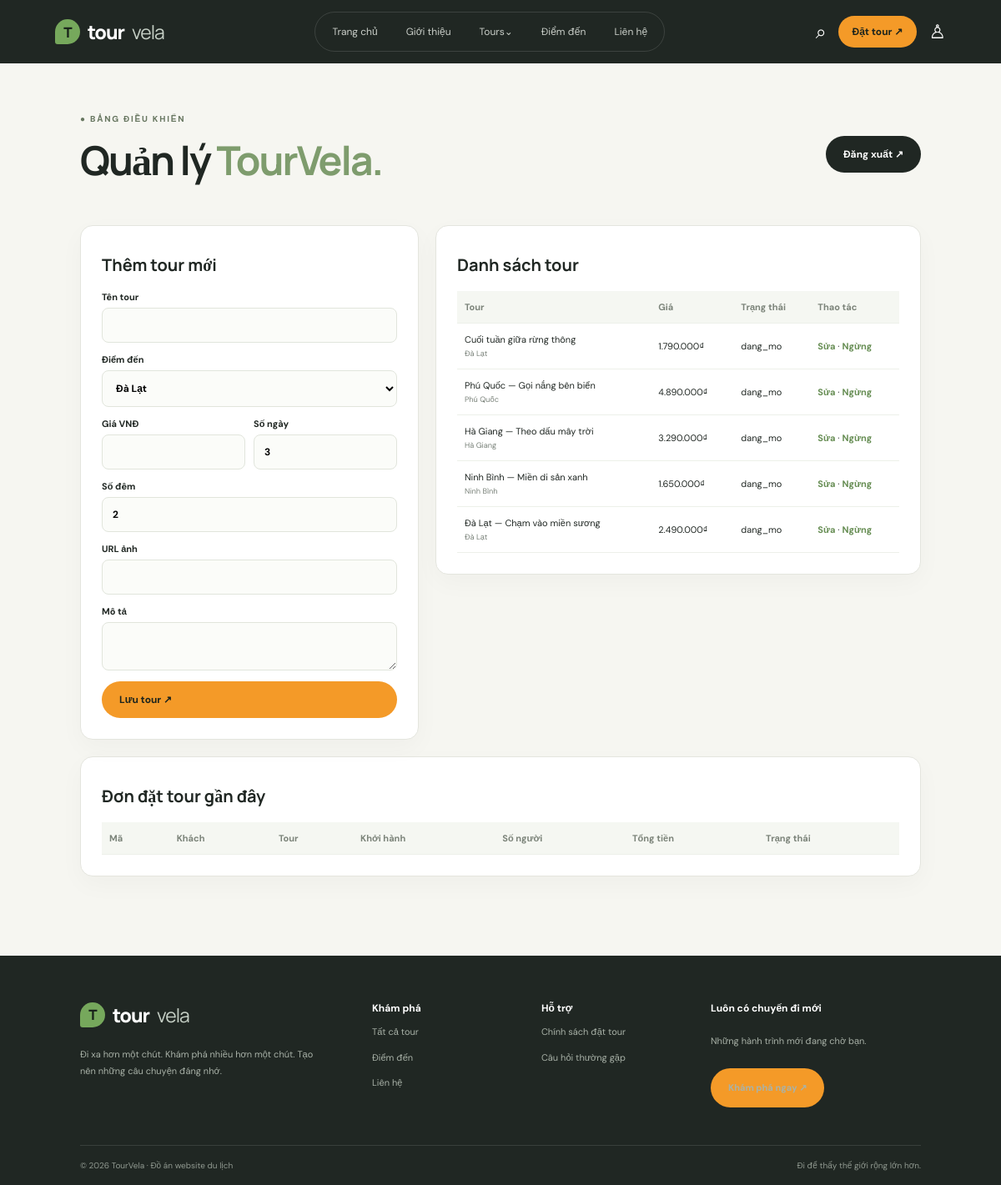
The page /admin/index.php (signed in) on the database its author committed.
### tables this page shows
CREATE TABLE tours(MaTour INT UNSIGNED AUTO_INCREMENT PRIMARY KEY,MaDiaDiem INT UNSIGNED NOT NULL,TenTour VARCHAR(180) NOT NULL,MoTa TEXT,LichTrinh TEXT,SoNgay TINYINT UNSIGNED NOT NULL DEFAULT 3,SoDem TINYINT UNSIGNED NOT NULL DEFAULT 2,GiaTour DECIMAL(12,2) NOT NULL,SoChoCon INT UNSIGNED NOT NULL DEFAULT 20,AnhDaiDien VARCHAR(500),TrangThai ENUM('dang_mo','ngung') NOT NULL DEFAULT 'dang_mo',NgayTao DATETIME DEFAULT CURRENT_TIMESTAMP,FOREIGN KEY(MaDiaDiem) REFERENCES diadiem(MaDiaDiem) ON DELETE RESTRICT);

CREATE TABLE diadiem(MaDiaDiem INT UNSIGNED AUTO_INCREMENT PRIMARY KEY,TenDiaDiem VARCHAR(120) NOT NULL,TinhThanh VARCHAR(100) NOT NULL,MoTa TEXT,AnhDaiDien VARCHAR(500));

### config.php (called while the page is built, shortened)
<?php
function e($v){return htmlspecialchars((string)$v,ENT_QUOTES,'UTF-8');}
function money($n){return number_format((float)$n,0,',','.').'₫';}

### admin/index.php (the view)
<?php require '../config.php';if(!admin()){header('Location: login.php');exit;}$pdo=db();$msg='';$err='';if(isset($_GET['stop'])){$s=$pdo->prepare("UPDATE tours SET TrangThai='ngung' WHERE MaTour=?");$s->execute([(int)$_GET['stop']]);$msg='Đã ngừng mở bán tour.';}if($_SERVER['REQUEST_METHOD']==='POST'){$id=(int)($_POST['id']??0);$name=trim($_POST['name']??'');$place=(int)($_POST['place']??0);$price=(float)($_POST['price']??0);$days=(int)($_POST['days']??0);$nights=(int)($_POST['nights']??0);$desc=trim($_POST['desc']??'');$img=trim($_POST['img']??'');if(!$name||!$place||$price<=0||$days<1)$err='Vui lòng nhập dữ liệu hợp lệ.';else{if($id){$s=$pdo->prepare("UPDATE tours SET TenTour=?,MaDiaDiem=?,GiaTour=?,SoNgay=?,SoDem=?,MoTa=?,AnhDaiDien=?,TrangThai='dang_mo' WHERE MaTour=?");$s->execute([$name,$place,$price,$days,$nights,$desc,$img,$id]);$msg='Đã sửa tour.';}else{$s=$pdo->prepare("INSERT INTO tours(TenTour,MaDiaDiem,GiaTour,SoNgay,SoDem,MoTa,AnhDaiDien) VALUES(?,?,?,?,?,?,?)");$s->execute([$name,$place,$price,$days,$nights,$desc,$img]);$msg='Đã thêm tour.';}}}$edit=null;if(isset($_GET['edit'])){$s=$pdo->prepare("SELECT * FROM tours WHERE MaTour=?");$s->execute([(int)$_GET['edit']]);$edit=$s->fetch();}$places=$pdo->query("SELECT * FROM diadiem")->fetchAll();$tours=$pdo->query("SELECT t.*,d.TenDiaDiem FROM tours t JOIN diadiem d ON d.MaDiaDiem=t.MaDiaDiem ORDER BY t.MaTour DESC")->fetchAll();$orders=$pdo->query("SELECT b.*,c.HoTen,t.TenTour FROM dattour b JOIN khachhang c ON c.MaKhachHang=b.MaKhachHang JOIN tours t ON t.MaTour=b.MaTour ORDER BY b.MaDatTour DESC LIMIT 30")->fetchAll();$title='Quản trị — TourVela';require '../includes/header.php';?><section class="admin section"><div class="sectionhead"><div><div class="eyebrow">● BẢNG ĐIỀU KHIỂN</div><h2>Quản lý <em>TourVela.</em></h2></div><a class="btn dark" href="logout.php">Đăng xuất ↗</a></div><?php if($msg):?><div class="success"><?=$msg?></div><?php endif;?><?php if($err):?><div class="notice"><?=$err?></div><?php endif;?><div class="adminlayout"><div class="booking"><h3><?=$edit?'Sửa tour':'Thêm tour mới'?></h3><form method="post" class="form"><input type="hidden" name="id" value="<?=(int)($edit['MaTour']??0)?>"><label>Tên tour<input name="name" required value="<?=e($edit['TenTour']??'')?>"></label><label>Điểm đến<select name="place"><?php foreach($places as $p):?><option value="<?=$p['MaDiaDiem']?>" <?=($edit['MaDiaDiem']??0)==$p['MaDiaDiem']?'selected':''?>><?=e($p['TenDiaDiem'])?></option><?php endforeach;?></select></label><div class="twocol"><label>Giá VNĐ<input type="number" name="price" required value="<?=e($edit['GiaTour']??'')?>"></label><label>Số ngày<input type="number" name="days" value="<?=e($edit['SoNgay']??3)?>"></label></div><label>Số đêm<input type="number" name="nights" value="<?=e($edit['SoDem']??2)?>"></label><label>URL ảnh<input name="img" value="<?=e($edit['AnhDaiDien']??'')?>"></label><label>Mô tả<textarea name="desc"><?=e($edit['MoTa']??'')?></textarea></label><button class="btn orange full">Lưu tour ↗</button><?php if($edit):?><a href="index.php">Huỷ sửa</a><?php endif;?></form></div><div class="booking tablewrap"><h3>Danh sách tour</h3><table><tr><th>Tour</th><th>Giá</th><th>Trạng thái</th><th>Thao tác</th></tr><?php foreach($tours as $t):?><tr><td><?=e($t['TenTour'])?><small><?=e($t['TenDiaDiem'])?></small></td><td><?=money($t['GiaTour'])?></td><td><?=e($t['TrangThai'])?></td><td><a href="?edit=<?=$t['MaTour']?>">Sửa</a> · <a onclick="return confirm('Ngừng mở bán tour?')" href="?stop=<?=$t['MaTour']?>">Ngừng</a></td></tr><?php endforeach;?></table></div></div><div class="booking tablewrap ordertable"><h3>Đơn đặt tour gần đây</h3><table><tr><th>Mã</th><th>Khách</th><th>Tour</th><th>Khởi hành</th><th>Số người</th><th>Tổng tiền</th><th>Trạng thái</th></tr><?php foreach($orders as $o):?><tr><td>#<?=$o['MaDatTour']?></td><td><?=e($o['HoTen'])?></td><td><?=e($o['TenTour'])?></td><td><?=$o['NgayKhoiHanh']?></td><td><?=$o['SoNguoi']?></td><td><?=money($o['TongTien'])?></td><td><?=e($o['TrangThai'])?></td></tr><?php endforeach;?></table></div></section><?php require '../includes/footer.php';?>

### includes/header.php (shortened to what this page needs)
<?php $title=$title??'TourVela — Hành trình bắt đầu từ đây'; $active=$active??''; ?>
<!doctype html><html lang="vi"><head><link rel="stylesheet" href="assets/style.css"></head><body>
<header class="header"><a class="logo" href="index.php"><i>T</i> tour<span>vela</span></a><button class="hamb" id="hamb">☰</button><nav id="nav"><a class="<?=$active==='home'?'on':''?>" href="index.php">Trang chủ</a><a href="index.php#about">Giới thiệu</a><a class="<?=$active==='tours'?'on':''?>" href="tours.php">Tours⌄</a><a href="index.php#places">Điểm đến</a><a href="contact.php">Liên hệ</a></nav><div class="headright"><a class="searchicon" href="tours.php">⌕</a><a class="btn orange small" href="tours.php">Đặt tour ↗</a><a class="person" href="admin/login.php">♙</a></div></header><main>

### includes/footer.php
</main><footer><div class="footgrid"><div><a class="logo" href="index.php"><i>T</i> tour<span>vela</span></a><p>Đi xa hơn một chút. Khám phá nhiều hơn một chút. Tạo nên những câu chuyện đáng nhớ.</p></div><div><b>Khám phá</b><a href="tours.php">Tất cả tour</a><a href="index.php#places">Điểm đến</a><a href="contact.php">Liên hệ</a></div><div><b>Hỗ trợ</b><a href="contact.php">Chính sách đặt tour</a><a href="contact.php">Câu hỏi thường gặp</a></div><div><b>Luôn có chuyến đi mới</b><p>Những hành trình mới đang chờ bạn.</p><a class="btn orange" href="tours.php">Khám phá ngay ↗</a></div></div><div class="footbottom">© <?=date('Y')?> TourVela · Đồ án website du lịch <span>Đi để thấy thế giới rộng lớn hơn.</span></div></footer><script src="assets/app.js"></script></body></html>

### assets/style.css (style rules this page uses)
* { box-sizing:border-box }
:root { --dark:#202723;--green:#76a85c;--orange:#f49a28;--paper:#f6f6f1;--muted:#788078 }
html { scroll-behavior:smooth;scroll-padding-top:80px }
body { margin:0;background:var(--paper);color:var(--dark);font:15px 'DM Sans',sans-serif }
a { color:inherit;text-decoration:none }
button,input,select,textarea { font:inherit }
.header { height:76px;padding:0 5.5%;display:flex;align-items:center;justify-content:space-between;gap:25px;background:var(--dark);color:white;position:relative;z-index:10 }
.logo { display:flex;align-items:center;gap:9px;font:800 23px Manrope,sans-serif;letter-spacing:-1px;white-space:nowrap }
.logo i { display:grid;place-items:center;width:30px;height:30px;background:var(--green);border-radius:50% 50% 50% 10%;color:#18221a;font-style:normal;font-size:17px }
.logo span { font-weight:400;color:#c5cfc5 }
.header nav { display:flex;align-items:center;gap:4px;padding:5px;border:1px solid #ffffff20;border-radius:30px }
.header nav a { padding:10px 15px;font-size:12px;color:#cbd0ca;border-radius:25px }
.headright { display:flex;align-items:center;gap:14px }
.searchicon,.person { font-size:23px }
.btn { display:inline-flex;align-items:center;justify-content:center;gap:15px;border:0;border-radius:28px;padding:14px 21px;font-weight:700;font-size:12px;cursor:pointer;transition:.2s }
.orange { background:var(--orange);color:#1c241d }
.dark { background:var(--dark);color:white }
.small { padding:11px 17px }
.eyebrow { font-size:10px;font-weight:800;letter-spacing:1.8px;color:#687761 }
.section { padding:95px 8% }
.sectionhead { display:flex;justify-content:space-between;align-items:flex-end;gap:25px;margin-bottom:35px }
.section h2,.feature h2,.contact h2 { font:700 clamp(34px,4vw,52px)/1.12 Manrope;letter-spacing:-2px;margin:16px 0 }
.section h2 em,.feature h2 em,.contact h2 em,.pagehero h1 em,.detailhero h1 em,.cta h2 em,.login h1 em,.admin h2 em { font-style:normal;color:#7e9c6d }
footer { background:#202723;color:white;padding:55px 8% 0 }
.footgrid { display:grid;grid-template-columns:1.5fr .8fr .8fr 1.2fr;gap:35px;padding-bottom:45px }
.footgrid>div { display:flex;flex-direction:column;align-items:flex-start;gap:11px }
.footgrid b { font-size:12px }
.footgrid p,.footgrid>div>a:not(.logo) { font-size:11px;line-height:1.8;color:#a9b2a8 }
.footgrid p { max-width:280px }
.footbottom { border-top:1px solid #ffffff1d;padding:17px 0;display:flex;justify-content:space-between;color:#909990;font-size:10px }
.booking { background:white;border:1px solid #e4e5de;border-radius:15px;padding:25px;box-shadow:0 10px 30px #1d2c1d08 }
.booking h3 { font:700 20px Manrope;margin:8px 0 18px }
.form { display:grid;gap:13px }
.form label { display:flex;flex-direction:column;gap:6px;font-size:11px;font-weight:700 }
.form input,.form select,.form textarea { border:1px solid #e1e5dc;background:#fbfcf9;border-radius:8px;padding:12px;font-size:12px;outline:0;min-width:0 }
.twocol { display:grid;grid-template-columns:1fr 1fr;gap:10px }
.full { width:100%;justify-content:space-between }
.admin { padding-top:60px }
.adminlayout { display:grid;grid-template-columns:.7fr 1.3fr;gap:20px;align-items:start }
.tablewrap { overflow:auto }
.tablewrap table { border-collapse:collapse;width:100%;font-size:11px }
.tablewrap th,.tablewrap td { text-align:left;padding:12px 9px;border-bottom:1px solid #edf0e9;white-space:nowrap }
.tablewrap th { color:#7b8379;background:#f5f7f2 }
.tablewrap small { display:block;color:var(--muted);margin-top:4px }
.tablewrap a { color:#668d53;font-weight:700 }
.ordertable { margin-top:20px }
.admin .sectionhead { align-items:center }

### rows shown on the page
tours: TenTour "Cuối tuần giữa rừng thông", MaDiaDiem.TenDiaDiem "Đà Lạt", GiaTour "1.790.000₫", TrangThai "dang_mo"
tours: TenTour "Phú Quốc — Gọi nắng bên biển", MaDiaDiem.TenDiaDiem "Phú Quốc", GiaTour "4.890.000₫", TrangThai "dang_mo"
tours: TenTour "Hà Giang — Theo dấu mây trời", MaDiaDiem.TenDiaDiem "Hà Giang", GiaTour "3.290.000₫", TrangThai "dang_mo"
tours: TenTour "Ninh Bình — Miền di sản xanh", MaDiaDiem.TenDiaDiem "Ninh Bình", GiaTour "1.650.000₫", TrangThai "dang_mo"
tours: TenTour "Đà Lạt — Chạm vào miền sương", MaDiaDiem.TenDiaDiem "Đà Lạt", GiaTour "2.490.000₫", TrangThai "dang_mo"

### other values the page prints
form field place "Đà Lạt"
